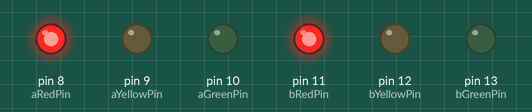
A sketch run on a simulated Arduino Uno, built with avr-gcc and run on an emulated ATmega328P. On the bench: output pins drawn as LEDs (lit = HIGH).

Above: at 0.1 s.
At 0.6 s:
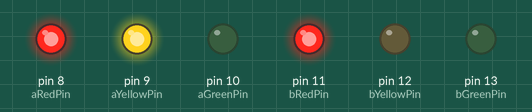
At 12.6 s:
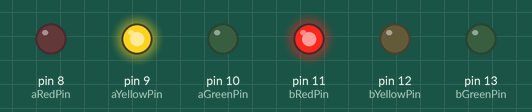
At 15.1 s:
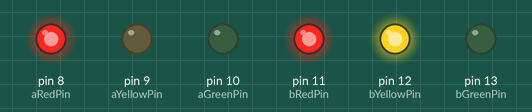
At 27.1 s:
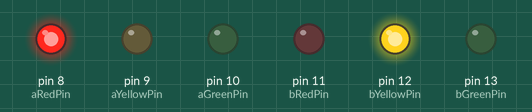
At 31.6 s:
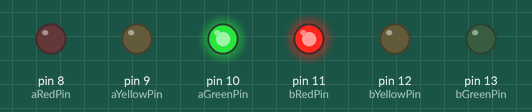
Timing chart, 0 to 33.1 s (numbered marks = the images above):
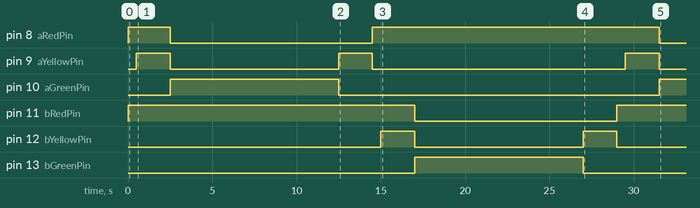

The sketch:

asyncLight.ino
```cpp
int aRedPin = 8;
int aYellowPin = 9;
int aGreenPin = 10;
int bRedPin = 11;
int bYellowPin = 12;
int bGreenPin = 13;
int state = 0;
int stateTimes[] = {500, 2000, 10000, 2000, 500, 2000, 10000, 2000};
long nextChange;

void setup()
{
  pinMode(aRedPin, OUTPUT);
  pinMode(aYellowPin, OUTPUT);
  pinMode(aGreenPin, OUTPUT);
  pinMode(bRedPin, OUTPUT);
  pinMode(bYellowPin, OUTPUT);
  pinMode(bGreenPin, OUTPUT);
  state0();
  nextChange = millis() + stateTimes[0];
}

void loop()
{
  long curTime = millis();
  updateLight(curTime);
  // Update other modules...
}

void updateLight(long t)
{
  if(t < nextChange) return;
  ++state;
  if(state > 7) state = 0;
  nextChange += stateTimes[state];
  switch(state)
  {
    case 0:
      state0();
      break;
    case 1:
      state1();
      break;
    case 2:
      state2();
      break;
    case 3:
      state3();
      break;
    case 4:
      state4();
      break;
    case 5:
      state5();
      break;
    case 6:
      state6();
      break;
    case 7:
      state7();
      break;
  }
}

//State 0
//A red, B red
void state0()
{
  digitalWrite(aRedPin, HIGH);
  digitalWrite(aYellowPin, LOW);
  digitalWrite(aGreenPin, LOW);
  digitalWrite(bRedPin, HIGH);
  digitalWrite(bYellowPin, LOW);
  digitalWrite(bGreenPin, LOW);
}

//State 1
// A red + yellow, B red
void state1()
{
  digitalWrite(aRedPin, HIGH);
  digitalWrite(aYellowPin, HIGH);
  digitalWrite(aGreenPin, LOW);
  digitalWrite(bRedPin, HIGH);
  digitalWrite(bYellowPin, LOW);
  digitalWrite(bGreenPin, LOW);
}

//State 2
// A green, B red
void state2()
{
  digitalWrite(aRedPin, LOW);
  digitalWrite(aYellowPin, LOW);
  digitalWrite(aGreenPin, HIGH);
  digitalWrite(bRedPin, HIGH);
  digitalWrite(bYellowPin, LOW);
  digitalWrite(bGreenPin, LOW);
}

//State 3
// A yellow, B red
void state3()
{
  digitalWrite(aRedPin, LOW);
  digitalWrite(aYellowPin, HIGH);
  digitalWrite(aGreenPin, LOW);
  digitalWrite(bRedPin, HIGH);
  digitalWrite(bYellowPin, LOW);
  digitalWrite(bGreenPin, LOW);
}

//State 4
// A red, B red
void state4()
{
  digitalWrite(aRedPin, HIGH);
  digitalWrite(aYellowPin, LOW);
  digitalWrite(aGreenPin, LOW);
  digitalWrite(bRedPin, HIGH);
  digitalWrite(bYellowPin, LOW);
  digitalWrite(bGreenPin, LOW);
}

//State 5
// A red, B red + yellow
void state5()
{
  digitalWrite(aRedPin, HIGH);
  digitalWrite(aYellowPin, LOW);
  digitalWrite(aGreenPin, LOW);
  digitalWrite(bRedPin, HIGH);
  digitalWrite(bYellowPin, HIGH);
  digitalWrite(bGreenPin, LOW);
}

//State 6
// A red, B green
void state6()
{
  digitalWrite(aRedPin, HIGH);
  digitalWrite(aYellowPin, LOW);
  digitalWrite(aGreenPin, LOW);
  digitalWrite(bRedPin, LOW);
  digitalWrite(bYellowPin, LOW);
  digitalWrite(bGreenPin, HIGH);
}

//State 7
// A red, B yellow
void state7()
{
  digitalWrite(aRedPin, HIGH);
  digitalWrite(aYellowPin, LOW);
  digitalWrite(aGreenPin, LOW);
  digitalWrite(bRedPin, LOW);
  digitalWrite(bYellowPin, HIGH);
  digitalWrite(bGreenPin, LOW);
}
```

Measured:
- by itself, pin 8 (aRedPin): HIGH → LOW at 2.5 s, → HIGH 12.0 s later, → LOW 17.0 s later
- by itself, pin 9 (aYellowPin): goes HIGH 2.0 s, LOW 10.0 s, HIGH 2.0 s, LOW 15.0 s, HIGH 2.0 s, then LOW
- by itself, pin 10 (aGreenPin): LOW → HIGH at 2.5 s, → LOW 10.0 s later, → HIGH 19.0 s later
- by itself, pin 11 (bRedPin): HIGH → LOW at 17.0 s, → HIGH 12.0 s later
- by itself, pin 12 (bYellowPin): alternates HIGH for 2.0 s and LOW for 10.0 s
- by itself, pin 13 (bGreenPin): LOW → HIGH at 17.0 s, → LOW 10.0 s later
